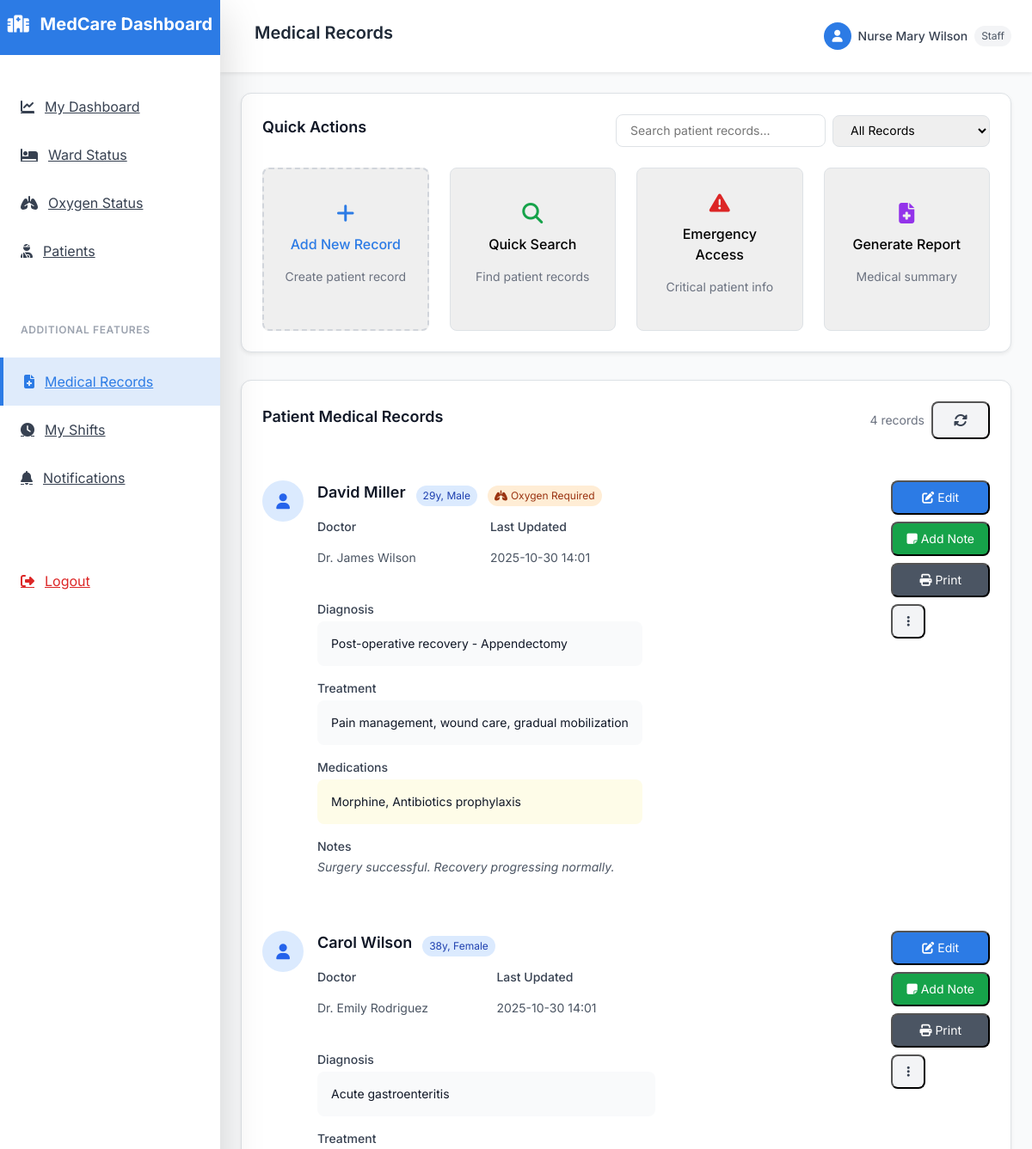
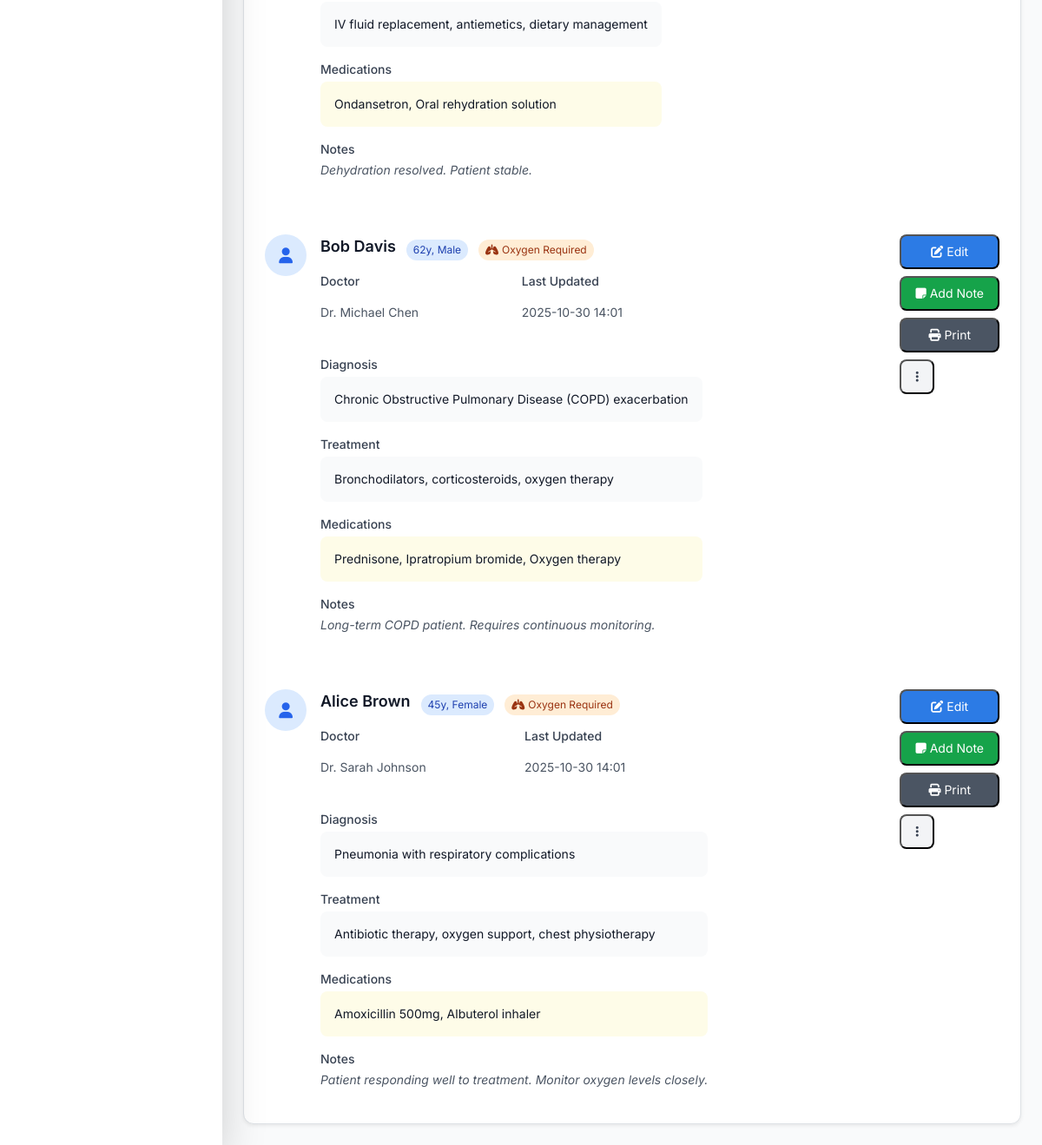
The app's page /staff/medical-records (signed in) with its own data (2 pictures, top to bottom).
### models.py (models this page shows)
class MedicalRecord(db.Model):
    id = db.Column(db.Integer, primary_key=True)
    patient_id = db.Column(db.Integer, db.ForeignKey('patient.id'), nullable=False, index=True)
    doctor_name = db.Column(db.String(100), nullable=False)
    diagnosis = db.Column(db.Text, nullable=False)
    treatment = db.Column(db.Text, nullable=False)
    medications = db.Column(db.Text, nullable=True)
    notes = db.Column(db.Text, nullable=True)
    status = db.Column(db.String(20), default='active', index=True)  # 'active', 'completed', 'cancelled'
    discharge_date = db.Column(db.DateTime, nullable=True)
    discharge_summary = db.Column(db.Text, nullable=True)
    created_at = db.Column(db.DateTime, default=lambda: datetime.now(timezone.utc), index=True)
    updated_at = db.Column(db.DateTime, default=lambda: datetime.now(timezone.utc), onupdate=lambda: datetime.now(timezone.utc), index=True)
    patient = db.relationship('Patient', backref='medical_records', lazy=True)

class Patient(db.Model):
    id = db.Column(db.Integer, primary_key=True)
    name = db.Column(db.String(100), nullable=False)
    age = db.Column(db.Integer, nullable=False, index=True)
    gender = db.Column(db.String(10), nullable=False, index=True)
    phone = db.Column(db.String(20), nullable=True)
    address = db.Column(db.Text, nullable=True)
    emergency_contact = db.Column(db.String(100), nullable=True)
    blood_group = db.Column(db.String(5), nullable=True)
    allergies = db.Column(db.Text, nullable=True)
    medical_history = db.Column(db.Text, nullable=True)
    admitted_on = db.Column(db.DateTime, default=lambda: datetime.now(timezone.utc), index=True)
    discharged_on = db.Column(db.DateTime, nullable=True, index=True)
    oxygen_required = db.Column(db.Boolean, default=False, index=True)
    oxygen_flow_rate = db.Column(db.Float, nullable=True)
    beds = db.relationship('Bed', backref='patient', lazy=True)
    user_account = db.relationship('User', backref='patient_record', lazy=True)

### app.py (the view)
@app.route('/staff/medical-records')
def staff_medical_records():
    if 'user_id' not in session or session['user_role'] != 'staff':
        return redirect(url_for('login'))
    records = db.session.query(MedicalRecord, Patient).join(Patient).filter(
        Patient.discharged_on == None
    ).order_by(MedicalRecord.created_at.desc()).all()
    return render_template('staff/medical_records.html', records=records)

### templates/staff/medical_records.html (shortened to what this page needs)
{% extends "base.html" %}
{% block page_title %}Medical Records{% endblock %}
{% block dashboard_content %}
<div class="bg-white rounded-xl shadow-sm border border-gray-200 p-6 mb-8">
    <div class="flex items-center justify-between mb-4">
        <h3 class="text-lg font-semibold text-gray-900">Quick Actions</h3>
        <div class="flex items-center space-x-2">
            <input type="text" id="searchRecords" placeholder="Search patient records..."
                   class="px-3 py-2 border border-gray-300 rounded-lg text-sm">
            <select id="recordFilter" class="px-3 py-2 border border-gray-300 rounded-lg text-sm">
                <option value="">All Records</option>
            </select>
        </div>
    </div>
    <div class="grid grid-cols-1 md:grid-cols-4 gap-4">
        <button onclick="addNewRecord()" class="p-4 border-2 border-dashed border-gray-300 rounded-lg hover:border-hospital-blue hover:bg-blue-50 text-center transition-colors">
            <i class="fas fa-plus text-hospital-blue text-2xl mb-2"></i>
            <p class="font-medium text-hospital-blue">Add New Record</p>
            <p class="text-sm text-gray-500">Create patient record</p>
        </button>
        <button onclick="quickSearch()" class="p-4 border border-gray-200 rounded-lg hover:bg-gray-50 text-center">
            <i class="fas fa-search text-green-600 text-2xl mb-2"></i>
            <p class="font-medium">Quick Search</p>
            <p class="text-sm text-gray-500">Find patient records</p>
        </button>
        <button onclick="emergencyAccess()" class="p-4 border border-gray-200 rounded-lg hover:bg-gray-50 text-center">
            <i class="fas fa-exclamation-triangle text-red-600 text-2xl mb-2"></i>
            <p class="font-medium">Emergency Access</p>
            <p class="text-sm text-gray-500">Critical patient info</p>
        </button>
        <button onclick="generateMedicalReport()" class="p-4 border border-gray-200 rounded-lg hover:bg-gray-50 text-center">
            <i class="fas fa-file-medical text-purple-600 text-2xl mb-2"></i>
            <p class="font-medium">Generate Report</p>
            <p class="text-sm text-gray-500">Medical summary</p>
        </button>
    </div>
</div>
<div class="bg-white rounded-xl shadow-sm border border-gray-200">
    <div class="px-6 py-4 border-b border-gray-200">
        <div class="flex items-center justify-between">
            <h3 class="text-lg font-semibold text-gray-900">Patient Medical Records</h3>
            <div class="flex items-center space-x-2">
                <span class="text-sm text-gray-500">{{ records|length }} records</span>
                <button onclick="refreshRecords()" class="px-4 py-2 bg-gray-100 text-gray-700 rounded-lg hover:bg-gray-200 transition-colors">
                    <i class="fas fa-sync-alt"></i>
                </button>
            </div>
        </div>
    </div>
    {% if records %}
    <div class="divide-y divide-gray-200">
        {% for record, patient in records %}
        <div class="p-6 hover:bg-gray-50 transition-colors">
            <div class="flex items-start justify-between">
                <div class="flex items-start space-x-4">
                    <div class="w-12 h-12 bg-blue-100 rounded-full flex items-center justify-center">
                        <i class="fas fa-user text-blue-600 text-lg"></i>
                    </div>
                    <div class="flex-1">
                        <div class="flex items-center space-x-3 mb-2">
                            <h4 class="text-lg font-semibold text-gray-900">{{ patient.name }}</h4>
                            <span class="px-2 py-1 bg-blue-100 text-blue-800 text-xs rounded-full">
                                {{ patient.age }}y, {{ patient.gender.title() }}
                            </span>
                            {% if patient.oxygen_required %}
                            <span class="px-2 py-1 bg-orange-100 text-orange-800 text-xs rounded-full">
                                <i class="fas fa-lungs mr-1"></i>Oxygen Required
                            </span>
                            {% endif %}
                        </div>
                        <div class="grid grid-cols-1 md:grid-cols-2 gap-4 mb-4">
                            <div>
                                <p class="text-sm font-medium text-gray-700">Doctor</p>
                                <p class="text-sm text-gray-600">{{ record.doctor_name }}</p>
                            </div>
                            <div>
                                <p class="text-sm font-medium text-gray-700">Last Updated</p>
                                <p class="text-sm text-gray-600">{{ record.updated_at.strftime('%Y-%m-%d %H:%M') }}</p>
                            </div>
                        </div>
                        <div class="mb-3">
                            <p class="text-sm font-medium text-gray-700 mb-1">Diagnosis</p>
                            <p class="text-sm text-gray-900 bg-gray-50 p-3 rounded-lg">{{ record.diagnosis }}</p>
                        </div>
                        <div class="mb-3">
                            <p class="text-sm font-medium text-gray-700 mb-1">Treatment</p>
                            <p class="text-sm text-gray-900 bg-gray-50 p-3 rounded-lg">{{ record.treatment }}</p>
                        </div>
                        {% if record.medications %}
                        <div class="mb-3">
                            <p class="text-sm font-medium text-gray-700 mb-1">Medications</p>
                            <p class="text-sm text-gray-900 bg-yellow-50 p-3 rounded-lg">{{ record.medications }}</p>
                        </div>
                        {% endif %}
                        {% if record.notes %}
                        <div class="mb-3">
                            <p class="text-sm font-medium text-gray-700 mb-1">Notes</p>
                            <p class="text-sm text-gray-600 italic">{{ record.notes }}</p>
                        </div>
                        {% endif %}
                    </div>
                </div>
                <div class="flex flex-col space-y-2 ml-4">
                    <button onclick="editRecord({{ record.id }})" class="px-3 py-2 bg-hospital-blue text-white rounded-lg hover:bg-blue-700 text-sm">
                        <i class="fas fa-edit mr-1"></i>Edit
                    </button>
                    <button onclick="addNote({{ record.id }})" class="px-3 py-2 bg-green-600 text-white rounded-lg hover:bg-green-700 text-sm">
                        <i class="fas fa-sticky-note mr-1"></i>Add Note
                    </button>
                    <button onclick="printRecord({{ record.id }})" class="px-3 py-2 bg-gray-600 text-white rounded-lg hover:bg-gray-700 text-sm">
                        <i class="fas fa-print mr-1"></i>Print
                    </button>
                    <div class="relative">
                        <button onclick="toggleRecordMenu({{ record.id }})" class="px-3 py-2 bg-gray-100 text-gray-700 rounded-lg hover:bg-gray-200 text-sm">
                            <i class="fas fa-ellipsis-v"></i>
                        </button>
                    </div>
                </div>
            </div>
        </div>
        {% endfor %}
    </div>
    {% endif %}
</div>
{% endblock %}

### static/css/custom.css (style rules this page uses)
:root { --hospital-blue: #2C7BE5; --success-green: #48C774; --warning-yellow: #FFDD57; --alert-red: #F14668; --bg-light: #F8FAFC; --text-dark: #222B45; }

### templates/base.html (style rules this page uses)
body { font-family: 'Inter', sans-serif; }

### records on screen
MedicalRecord: name "David Miller", age "29", gender "Male", shows "Oxygen Required", doctor_name "Dr. James Wilson", updated_at "2025-10-30 14:01", diagnosis "Post-operative recovery - Appendectomy", treatment "Pain management, wound care, gradual mobilization", medications "Morphine, Antibiotics prophylaxis", notes "Surgery successful. Recovery progressing normally."
MedicalRecord: name "Carol Wilson", age "38", gender "Female", doctor_name "Dr. Emily Rodriguez", updated_at "2025-10-30 14:01", diagnosis "Acute gastroenteritis", treatment "IV fluid replacement, antiemetics, dietary management", medications "Ondansetron, Oral rehydration solution", notes "Dehydration resolved. Patient stable."
MedicalRecord: name "Bob Davis", age "62", gender "Male", shows "Oxygen Required", doctor_name "Dr. Michael Chen", updated_at "2025-10-30 14:01", diagnosis "Chronic Obstructive Pulmonary Disease (COPD) exacerbation", treatment "Bronchodilators, corticosteroids, oxygen therapy", medications "Prednisone, Ipratropium bromide, Oxygen therapy", notes "Long-term COPD patient. Requires continuous monitoring."
MedicalRecord: name "Alice Brown", age "45", gender "Female", shows "Oxygen Required", doctor_name "Dr. Sarah Johnson", updated_at "2025-10-30 14:01", diagnosis "Pneumonia with respiratory complications", treatment "Antibiotic therapy, oxygen support, chest physiotherapy", medications "Amoxicillin 500mg, Albuterol inhaler", notes "Patient responding well to treatment. Monitor oxygen levels closely."

### other values on screen
{{ session.user_name }} "Nurse Mary Wilson"
{{ session.user_role.title() }} "Staff"
{{ records|length }} "4"
